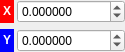
<?xml version="1.0" encoding="UTF-8"?>
<ui version="4.0">
 <class>Widget_ShaderParameter_Vector2D</class>
 <widget class="QWidget" name="Widget_ShaderParameter_Vector2D">
  <property name="geometry">
   <rect>
    <x>0</x>
    <y>0</y>
    <width>111</width>
    <height>46</height>
   </rect>
  </property>
  <property name="windowTitle">
   <string>Form</string>
  </property>
  <layout class="QGridLayout" name="gridLayout">
   <property name="leftMargin">
    <number>0</number>
   </property>
   <property name="topMargin">
    <number>0</number>
   </property>
   <property name="rightMargin">
    <number>0</number>
   </property>
   <property name="bottomMargin">
    <number>0</number>
   </property>
   <property name="horizontalSpacing">
    <number>3</number>
   </property>
   <item row="0" column="1">
    <widget class="QDoubleSpinBox" name="doubleSpinBox_x">
     <property name="sizePolicy">
      <sizepolicy hsizetype="Minimum" vsizetype="Minimum">
       <horstretch>0</horstretch>
       <verstretch>0</verstretch>
      </sizepolicy>
     </property>
     <property name="decimals">
      <number>6</number>
     </property>
     <property name="minimum">
      <double>-99999.000000000000000</double>
     </property>
     <property name="maximum">
      <double>99999.000000000000000</double>
     </property>
     <property name="singleStep">
      <double>0.050000000000000</double>
     </property>
    </widget>
   </item>
   <item row="0" column="0">
    <widget class="QLabel" name="label_x">
     <property name="sizePolicy">
      <sizepolicy hsizetype="Minimum" vsizetype="Minimum">
       <horstretch>0</horstretch>
       <verstretch>0</verstretch>
      </sizepolicy>
     </property>
     <property name="styleSheet">
      <string notr="true">color: white;
background-color: red;
padding-left: 3%;
padding-right: 3%;</string>
     </property>
     <property name="text">
      <string>&lt;b&gt;X&lt;/b&gt;</string>
     </property>
     <property name="textFormat">
      <enum>Qt::AutoText</enum>
     </property>
     <property name="scaledContents">
      <bool>false</bool>
     </property>
     <property name="alignment">
      <set>Qt::AlignCenter</set>
     </property>
     <property name="wordWrap">
      <bool>false</bool>
     </property>
     <property name="openExternalLinks">
      <bool>false</bool>
     </property>
    </widget>
   </item>
   <item row="1" column="0">
    <widget class="QLabel" name="label_y">
     <property name="sizePolicy">
      <sizepolicy hsizetype="Minimum" vsizetype="Minimum">
       <horstretch>0</horstretch>
       <verstretch>0</verstretch>
      </sizepolicy>
     </property>
     <property name="styleSheet">
      <string notr="true">color: white;
background-color: blue;
padding-left: 3%;
padding-right: 3%;</string>
     </property>
     <property name="text">
      <string>&lt;b&gt;Y&lt;/b&gt;</string>
     </property>
     <property name="alignment">
      <set>Qt::AlignCenter</set>
     </property>
    </widget>
   </item>
   <item row="1" column="1">
    <widget class="QDoubleSpinBox" name="doubleSpinBox_y">
     <property name="sizePolicy">
      <sizepolicy hsizetype="Minimum" vsizetype="Minimum">
       <horstretch>0</horstretch>
       <verstretch>0</verstretch>
      </sizepolicy>
     </property>
     <property name="decimals">
      <number>6</number>
     </property>
     <property name="minimum">
      <double>-99999.000000000000000</double>
     </property>
     <property name="maximum">
      <double>99999.000000000000000</double>
     </property>
     <property name="singleStep">
      <double>0.050000000000000</double>
     </property>
    </widget>
   </item>
  </layout>
 </widget>
 <resources/>
 <connections/>
</ui>
